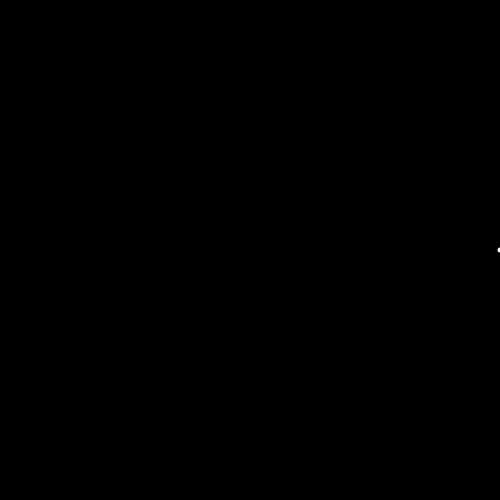
Frame 1 (no input)
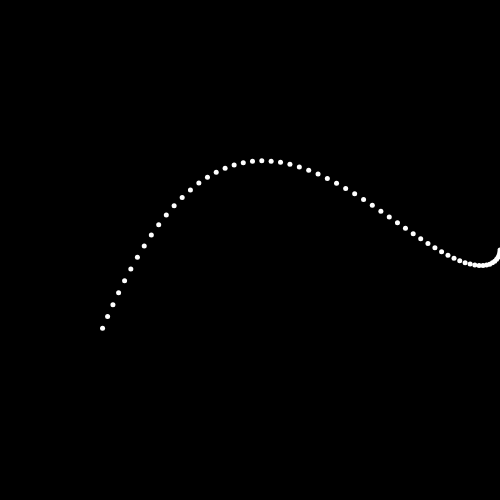
Frame 60 (no input)
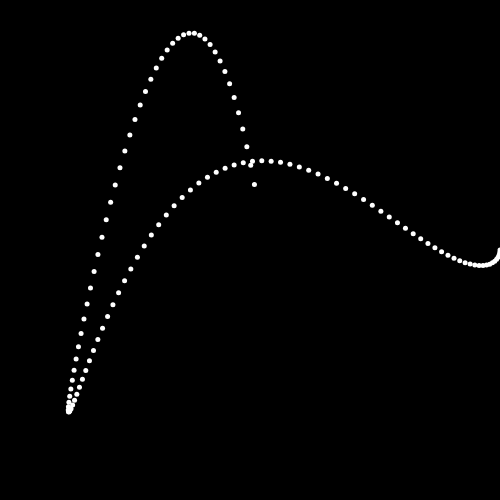
Frame 120 (the mouse pressed at the canvas centre since frame 60)

The p5.js sketch that drew these frames (run headless with seeded random() and noise() and a simulated clock; from frame 60 on, the mouse is pressed at the canvas centre):

// p5.js sketch
// ── sketch.js
var t = 0;
var k = 4;
function setup() {
  createCanvas(500,500);
  background(0);
  noStroke();
}

function draw() {
  translate(width/2,height/2);
  var x = cos(4 * t) * cos(t)* width/2;
  var y = cos(9 * t) * sin(t)* width/2;
  ellipse(x,y,5,5);
  t += 0.01;
}
